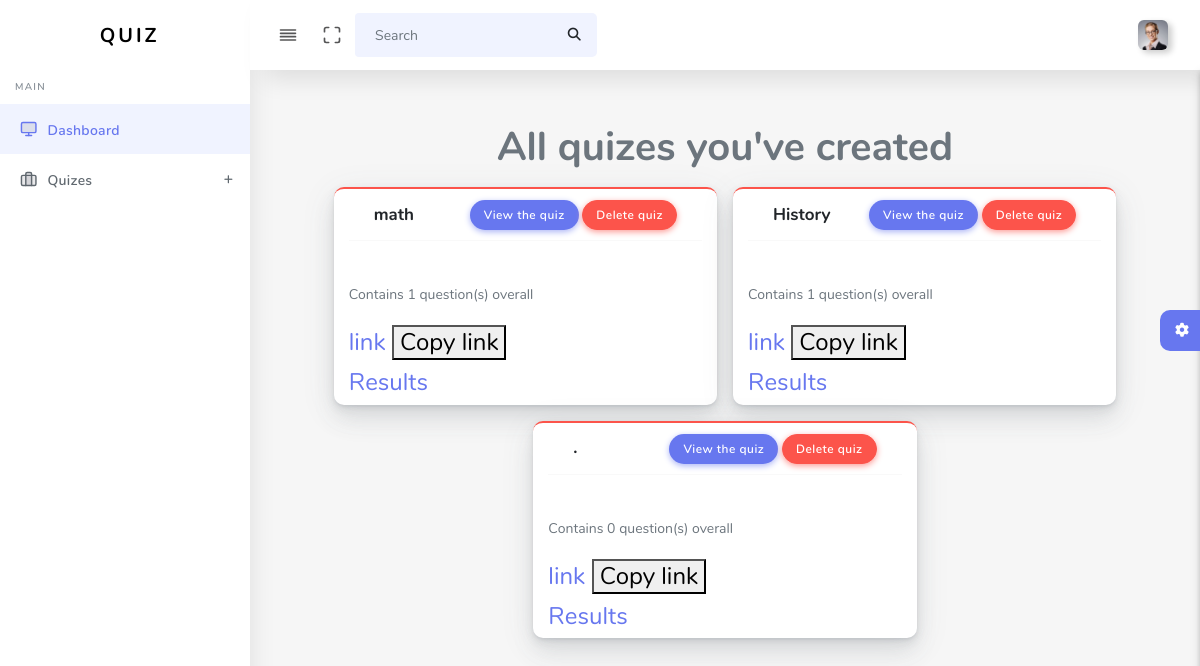
The app's page / (signed in) with its own data.
### main/models.py (models this page shows, shortened)
class Quiz(models.Model):
    title = models.CharField(max_length=255)
    author = models.ForeignKey(User, on_delete=models.CASCADE)
    code = models.CharField(max_length=255, blank=True, unique=True)
    @property
    def all_questions(self):
        related = Question.objects.filter(quiz = self).count()
        return related

### main/views.py (the view)
# urls.py: path('',include("main.urls")),
@login_required(login_url = 'dash:login')
def main(request):
    quizes = Quiz.objects.filter(author = request.user)
    context = {
        "quizes" : quizes
    }
    return render(request, 'main.html', context)

### templates/main.html (shortened to what this page needs)
{%extends 'base.html'%}
  {%block content%}
        <section class="section" >
          <div class="row d-flex justify-content-center">
            <h1 class="col-12" style="text-align: center;">All quizes you've created</h1>
          {% for quiz in quizes %}
          <div class="card card-danger col-5 m-2">
            <div class="card-header">
              <h4>{{quiz.title}}</h4>
              <div class="card-header-action">
                <a href="{%url 'dash:questions' quiz.id%}" class="btn btn-primary">View the quiz</a>
                <div class="dropdown">
                  <a href="{%url 'dash:quiz_delete' quiz.id%}" class="btn btn-danger">Delete quiz</a>
                </div>
              </div>
            </div>
            <div class="card-body">
            </div>
            <p>Contains {{quiz.all_questions}} question(s) overall</p>
            <h4><a href="{% url 'front:quiz_detail' quiz.code %}">link</a>
            <button onclick="myFunction()">Copy link</button>
            <h4><a href="{% url 'dash:get_results' quiz.id %}">Results</a>
            </div>
          {%endfor%}
        </div>
        </section>
        <div class="settingSidebar">
          <a href="javascript:void(0)" class="settingPanelToggle"> <i class="fa fa-spin fa-cog"></i>
          </a>
        </div>
  {%endblock%}

### records on screen
Quiz: title "math", all_questions "1"
Quiz: title "History", all_questions "1"
Quiz: title ".", all_questions "0"
